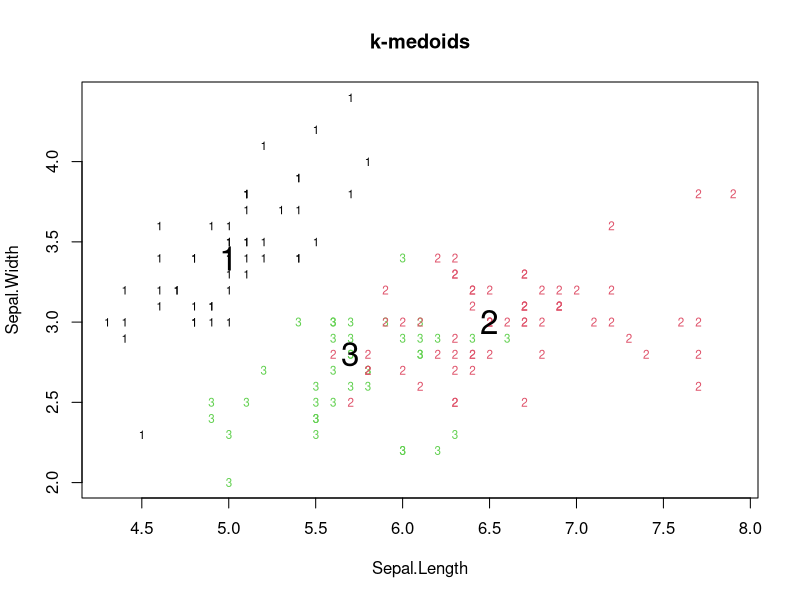
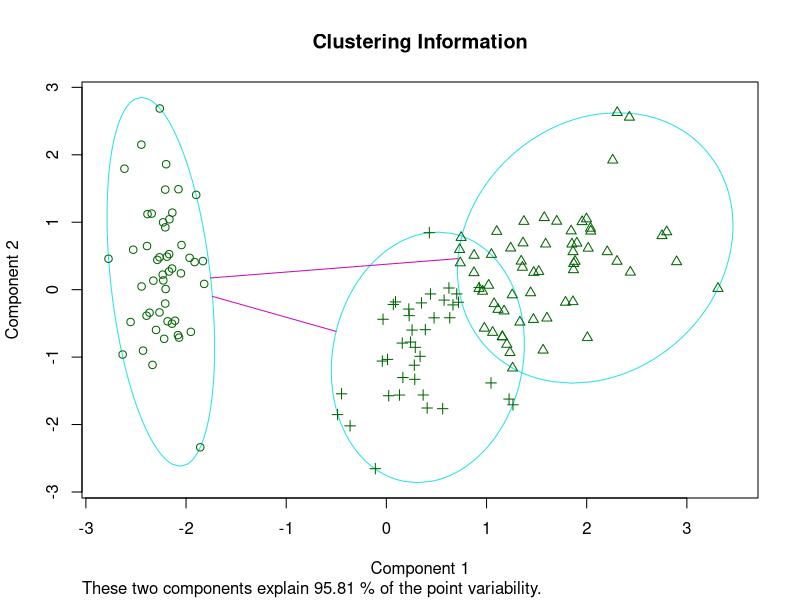
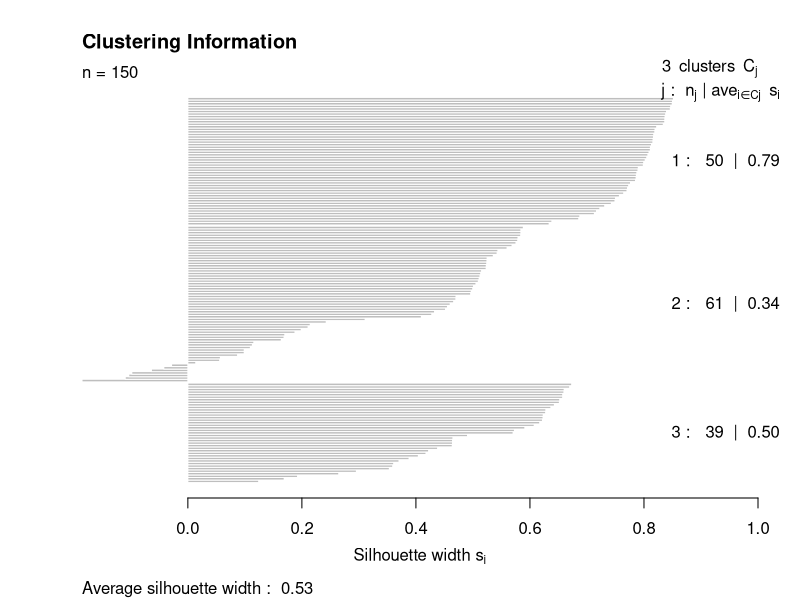
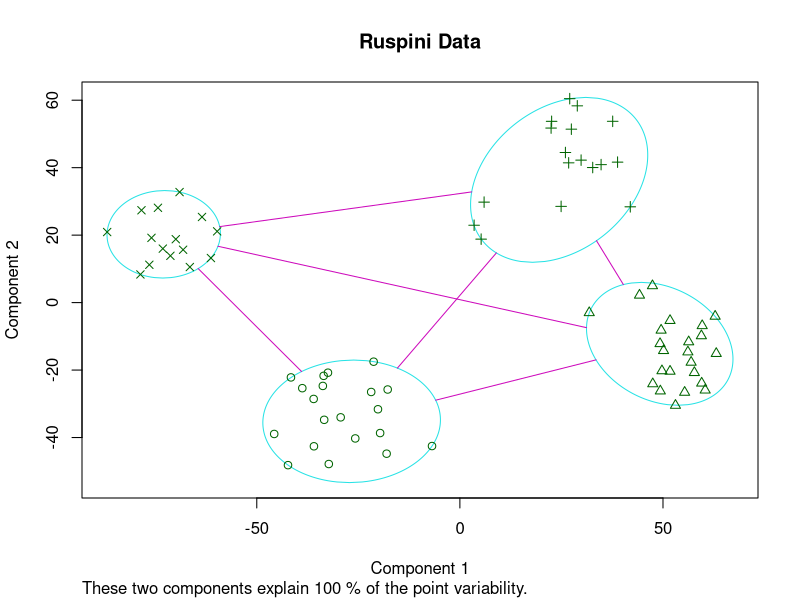
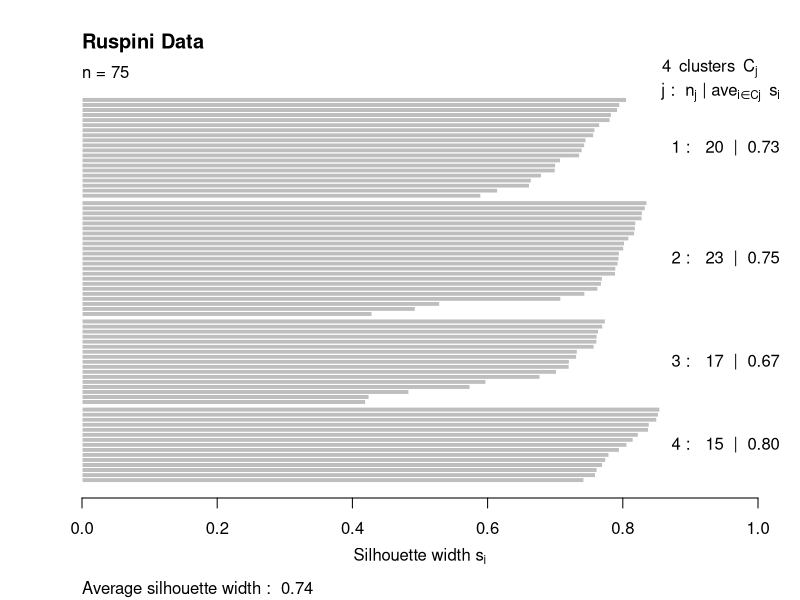
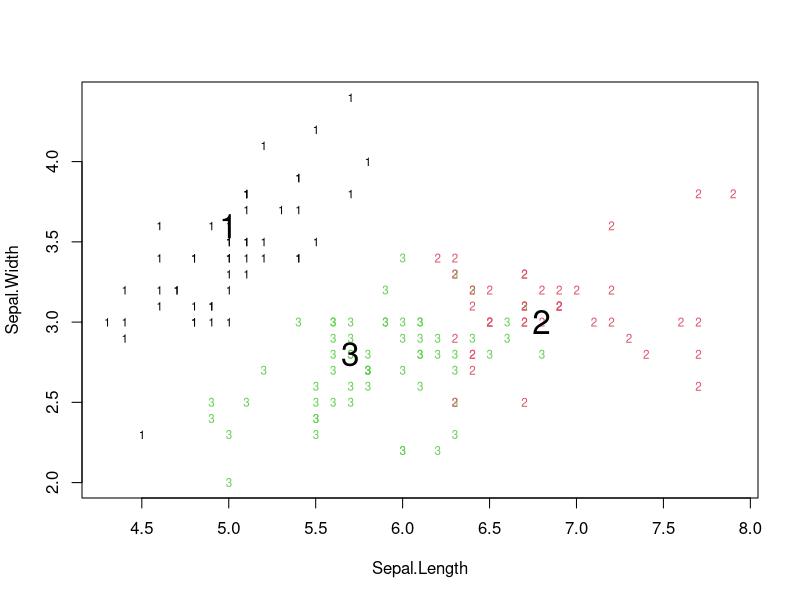
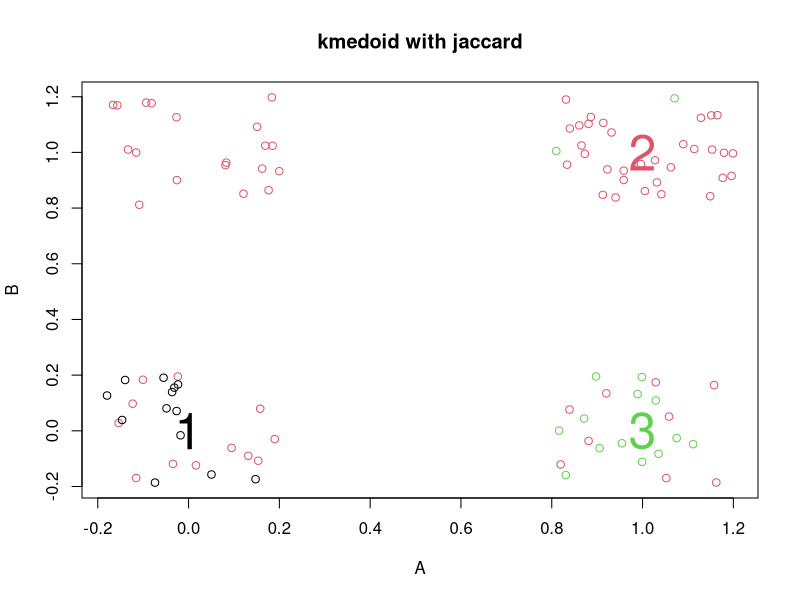

Write the R code that produced these figures, in order.
# 3. K-medoids
# ----------------
# install.packages("cluster")
library("cluster")
# pam(x, k, diss = FALSE, metric = "euclidean", stand = FALSE)
# kmed.cl <- pam(iris[,1:4], k = 3)
kmed.cl <- pam(iris[,1:4], k = 3, metric = "manhattan")
plot(iris[,1:2], col = kmed.cl$clustering, pch = as.character(kmed.cl$clustering), cex = 0.7, main="k-medoids")
points(kmed.cl$medoids, pch = c("1","2","3"), cex = 2, lwd=3)
table(kmed.cl$clustering, iris$Species)

# plot function in cluster package
plot(kmed.cl, main = "Clustering Information")

# average silhouette value
kmed.cl$silinfo$avg.width


# ruspini data
data(ruspini)
plot(pam(ruspini, k = 4), main="Ruspini Data")


# pam is slow when dataset is large
# so often clara() is used
kmed.clara <- clara(iris[,1:4], k = 3, metric = "manhattan")
plot(iris[,1:2], col = kmed.clara$clustering, pch = as.character(kmed.clara$clustering), cex = 0.7)
points(kmed.clara$medoids, pch = c("1","2","3"), cex = 2, lwd=3)

table(kmed.clara$clustering, iris$Species)



# 5. Jaccard distance
# distance between binary vectors (0 and 1)
# ------------------------------------------
install.packages("proxy")
library("proxy")


set.seed(137)
df <- rbind(matrix(rbinom(250, 1, 0.25), ncol = 5), matrix(rbinom(250, 1, 0.75), ncol = 5))
colnames(df) <- c("A", "B", "C", "D", "E")
head(df)

# set.seed(101)
# samples <- sample(c(FALSE, TRUE), 8, rep = TRUE)
# x <- matrix(samples, ncol = 2)
# dist(x, method = "Jaccard")

j_dist <- dist(df, method = "Jaccard")
kmed.cl.j <- pam(j_dist, k = 3, diss = TRUE)
medoids <- df[kmed.cl.j$id.med,]
plot(jitter(df), col = kmed.cl.j$clustering, main="kmedoid with jaccard")
points(medoids, col = 1:3, pch = c("1","2","3") , cex=3, lwd=3)

